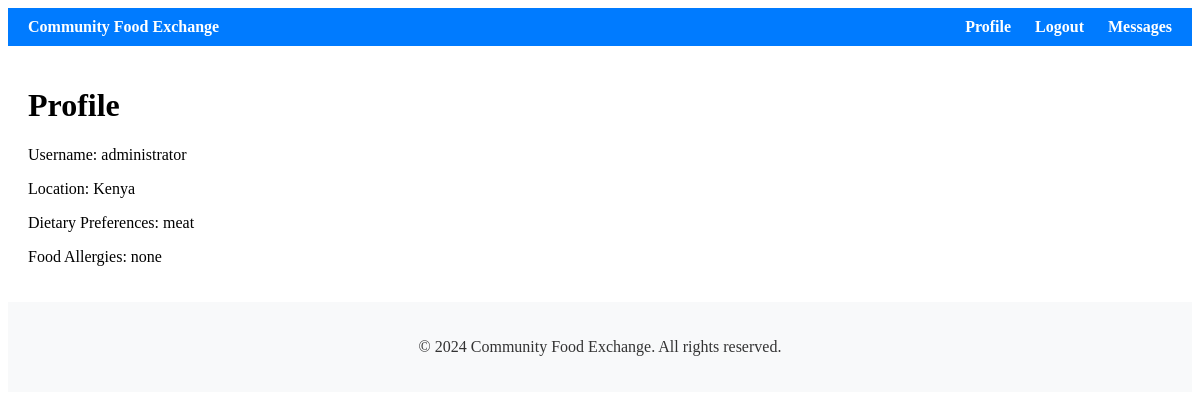
/accounts/profile/ (signed in), run on the app's committed database.
### accounts/models.py (models this page shows, shortened)
class Profile(models.Model):
    user = models.OneToOneField(User, on_delete=models.CASCADE)
    location = models.CharField(max_length=100)
    dietary_preferences = models.CharField(max_length=200)
    food_allergies = models.CharField(max_length=200)

### accounts/views.py (the view)
# urls.py: path('profile/', profile, name='profile'),
@login_required
def profile(request):
    try:
        profile = Profile.objects.get(user=request.user)
    except Profile.DoesNotExist:
        return redirect('profile_create')  # Redirect to profile creation if profile doesn't exist
    return render(request, 'accounts/profile.html', {'profile': profile})

### accounts/templates/accounts/profile.html
{% extends 'accounts/base.html' %}
{% block content %}
    <h1>Profile</h1>
    {% if profile %}
        <p>Username: {{ profile.user.username }}</p>
        <p>Location: {{ profile.location }}</p>
        <p>Dietary Preferences: {{ profile.dietary_preferences }}</p>
        <p>Food Allergies: {{ profile.food_allergies }}</p>
    {% else %}
        <p>No profile found for the current user.</p>
        <a href="{% url 'profile_create' %}">Create Profile</a>
    {% endif %}
{% endblock %}

### data on the page
Profile: user.username "administrator", location "Kenya", dietary_preferences "meat", food_allergies "none"
